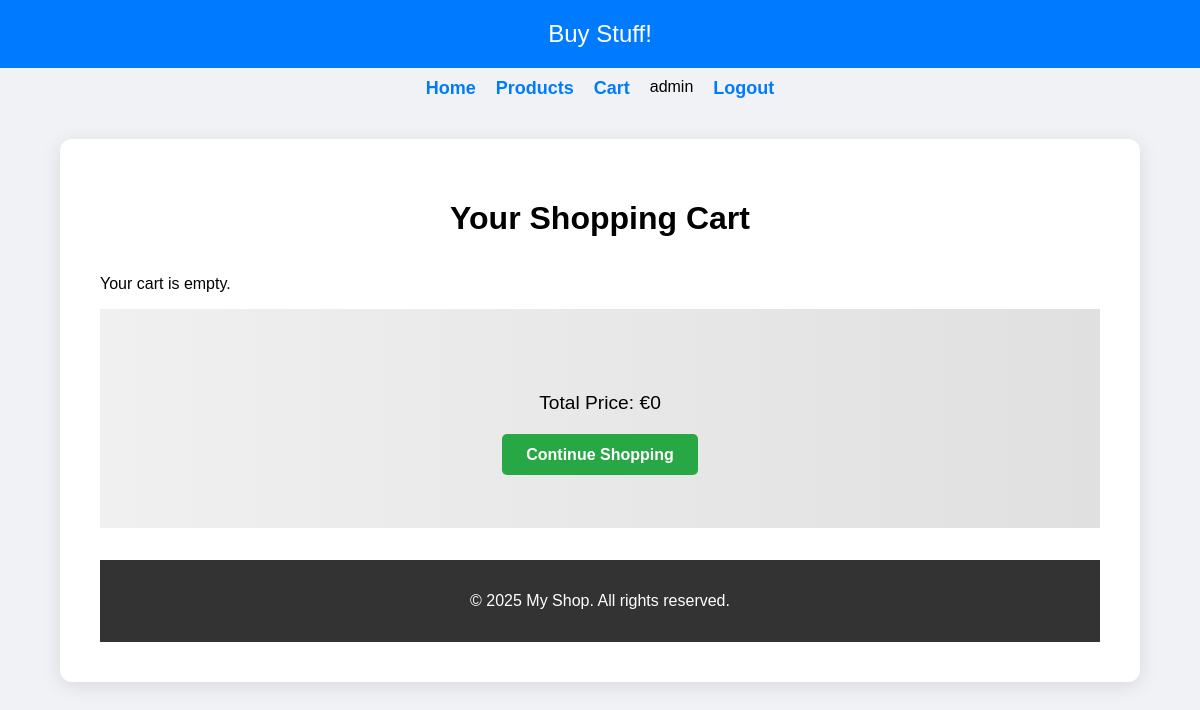
The app's page /cart/ (signed in), older data.
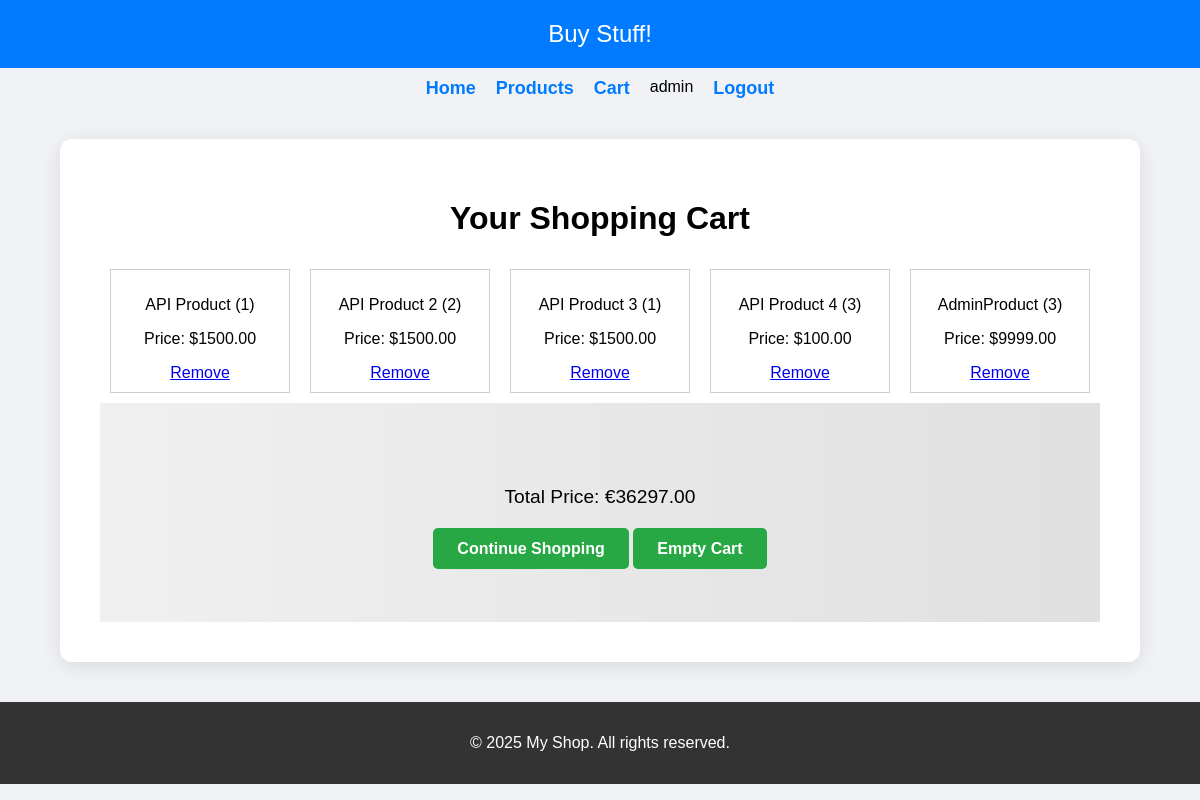
The same page, newer data.
### Cart/models.py (models this page shows, shortened)
class CartItem(models.Model):
    product = models.ForeignKey(Products, on_delete=models.CASCADE)
    quantity = models.PositiveIntegerField(default=0)
    user = models.ForeignKey(settings.AUTH_USER_MODEL, on_delete=models.CASCADE)
    date_added = models.DateTimeField(auto_now_add=True)

### Products/models.py (models this page shows, shortened)
class Products(models.Model):
    name = models.CharField(max_length=100)
    description = models.TextField(blank=True)
    price = models.DecimalField(max_digits=10, decimal_places=2)
    qty = models.IntegerField(models.IntegerField(
        validators=[MinValueValidator(0), MaxValueValidator(9999)]
    ), default=1)
    in_stock = models.BooleanField(default=True)
    created_at = models.DateTimeField(auto_now_add=True)
    image = models.ImageField(upload_to='media/', null=True)

### Cart/views.py (the view)
# urls.py: path('cart/', views.view_cart, name='view_cart'),
@login_required
def view_cart(request):
    cart_items = CartItem.objects.filter(user=request.user)
    total_price = sum(item.product.price * item.quantity for item in cart_items)
    return render(request, 'cart.html', {'cart_items': cart_items, 'total_price': total_price})

### api/templates/cart.html (shortened to what this page needs)
{% extends 'base.html' %}
{% block content %}
<body>
    <h1>Your Shopping Cart</h1>
    <div class="product-list">
    {% for item in cart_items %}
    <div class="product-item">
        <p>{{ item.product.name }} ({{ item.quantity }})</p>
        <p>Price: ${{ item.product.price }}</p>
        <a href="{% url 'cart:remove_from_cart' item.id %}">Remove</a>
    </div>
    {% empty %}
    <p>Your cart is empty.</p>
    {% endfor %}
    </div>
    <div class="hero">
    <p>Total Price: €{{ total_price }}</p>
    <a class="button-index" href="{% url 'cart:products' %}">Continue Shopping</a>
    {% if cart_items.exists %}
    <a class="button-index" href="{% url 'cart:empty_cart' %}">Empty Cart</a>
    </div>
    {% endif %}
</body>
{% endblock %}

### api/templates/base.html (shortened to what this page needs)
<!DOCTYPE html>
<html lang="en">
<head>
</head>
<body>
  <header>Buy Stuff!</header>
  <nav>
    <a href="{% url 'index' %}">Home</a>
    <a href="{% url 'cart:products' %}">Products</a>
    <a href="{% url 'cart:view_cart' %}">Cart</a>
    {% if user.is_authenticated %}
      <span>{{ user.username }}</span>
      <a href="{% url 'logout' %}">Logout</a>
    {% else %}
      <a href="{% url 'login_view' %}">Login</a>
      <a href="{% url 'signup' %}">Sign Up</a>
    {% endif %}
  </nav>
  <div class="container">
    {% block content %}
    {% endblock %}
  </div>
  <footer>
    <p>&copy; 2025 My Shop. All rights reserved.</p>
  </footer>
</body>
</html>

### api/templates/base.html (style rules this page uses)
body { margin: 0; font-family: Arial, sans-serif; background: #f0f2f5; }
header { background-color: #007bff; padding: 20px; text-align: center; color: white; font-size: 24px; }
nav { margin-top: 10px; display: flex; justify-content: center; gap: 20px; }
nav a { text-decoration: none; color: #007bff; font-weight: bold; font-size: 18px; }
.container { max-width: 1000px; margin: 40px auto; background: white; padding: 40px; border-radius: 12px; box-shadow: 0 4px 20px rgba(0, 0, 0, 0.1); text-align: center; }
.product-list { display: flex; flex-wrap: wrap; justify-content: space-between; list-style: none; padding: 0; }
.product-item { flex: 1; max-width: 30%; margin: 10px; border: 1px solid #ccc; padding: 10px; text-align: center; }
.hero { background: linear-gradient(to right, #f0f0f0, #e0e0e0); padding: 4rem 2rem; text-align: center; }
.hero p { font-size: 1.2rem; margin-bottom: 2rem; }
.hero a { background-color: #28a745; color: white; padding: 12px 24px; text-decoration: none; border-radius: 5px; font-weight: bold; }
footer { background-color: #333; color: white; text-align: center; padding: 1rem; margin-top: 2rem; }

Row changes from the older to the newer data that the page shows:
added CartItem: product.name "API Product", quantity "1", product.price "1500.00"
added CartItem: product.name "API Product 2", quantity "2", product.price "1500.00"
added CartItem: product.name "API Product 3", quantity "1", product.price "1500.00"
added CartItem: product.name "API Product 4", quantity "3", product.price "100.00"
added CartItem: product.name "AdminProduct", quantity "3", product.price "9999.00"
Text that changed along with them:
{{ total_price }}: "0" → "36297.00"
text no longer shown: "Your cart is empty."
text now shown: "Empty Cart"
